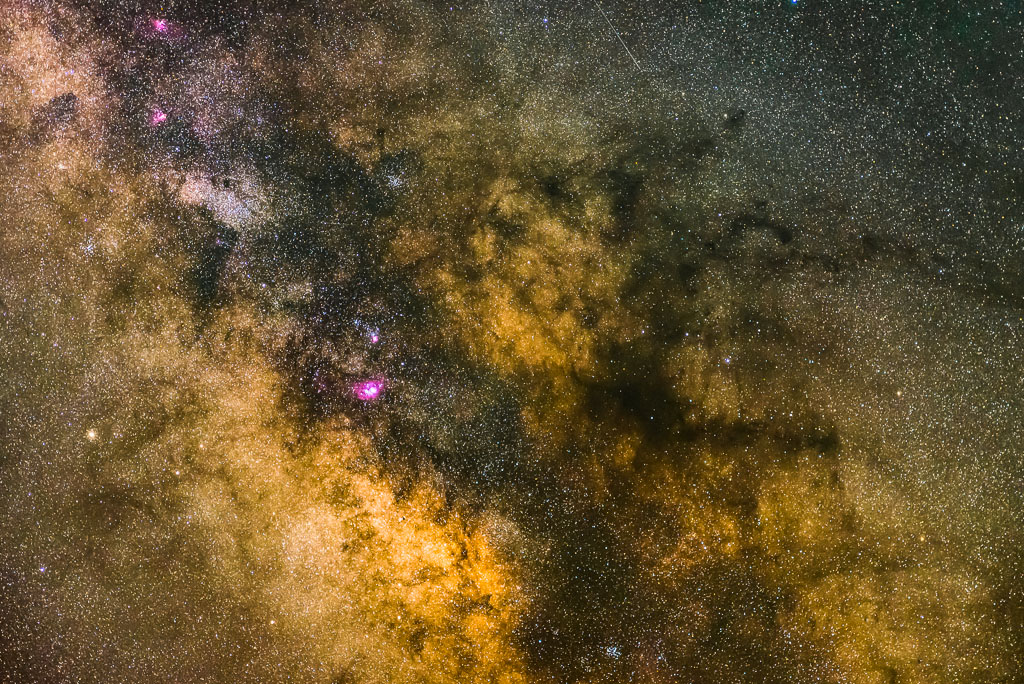
%> input picture ImageProcessingExamples/A-Basic_examples_and_image_compression/dark_horse_manel_soria.tiff, 1024 x 684 px
$ octave EXAMPLE_1_image_manipulation_examples.m   (GNU Octave 9; MATLAB toolbox functions it lacks are replaced by stand-ins)
%> lines starting %> are read from the running program, lines starting %| are printed output that depends on the picture
% EXAMPLE 1 Basic image manipulation with Matlab
% Manel Soria ESEIAAT - 2021

clear
close

img=imread('dark_horse_manel_soria.tiff'); % reads image (most formats)
%> img is the input picture: size 684x1024x3 uint8; mean R, G, B 101.2, 82.1, 47.2
imshow(img); % displays image
figure
imshow(img(:,:,1)); % displays image, only red channel
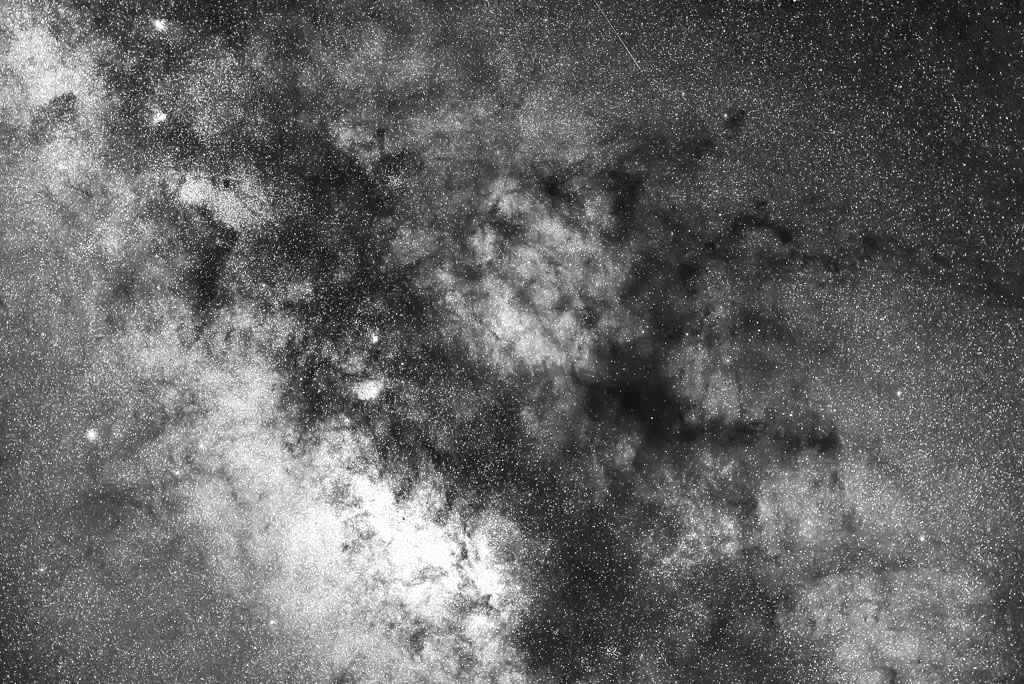
%> displayed picture: size 684x1024, on the screen's scale of 0 to 255; min 0, max 255, mean 101.2
title('Only red');
set(findall(gcf,'-property','FontSize'),'FontSize',18)

class(img) % data type
%> ans = 'uint8'

% Matlab can manipulate images based on different data types
% The most usual are:
% uint8: 8 bits (0 to 255)
% uint16: 16 bits (0 to 65535)
% single, double: floating point images (0 to 1)

size(img) % size (TY,TX, number of channels)
%> ans = [684 1024 3]

small=imresize(img,0.5); % half size image

figure
imshow(small);
title('Original');
set(findall(gcf,'-property','FontSize'),'FontSize',18)

r=small(:,:,1); % extract red channel
g=small(:,:,2); % green
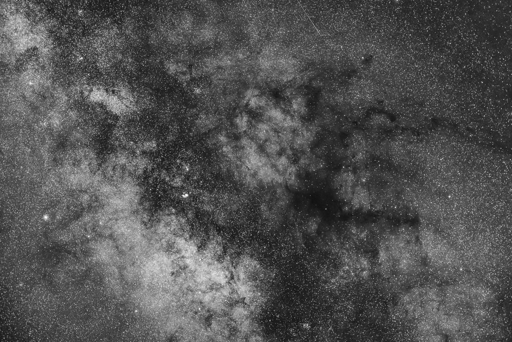
%> g: size 342x512 uint8; min 17, max 252, mean 82.1
b=small(:,:,3); % blue
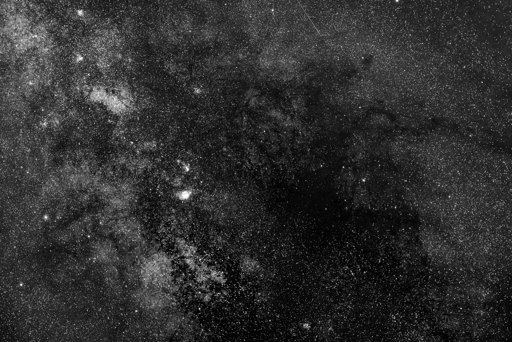
%> b: size 342x512 uint8; min 0, max 255, mean 47.2

r=r*2; % duplicate signal of one channel / image
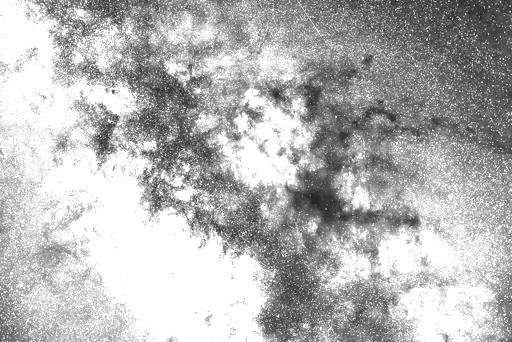
%> r: size 342x512 uint8; min 28, max 255, mean 182.1

img2=cat(3,r,g,b); % concatenate three channels to form
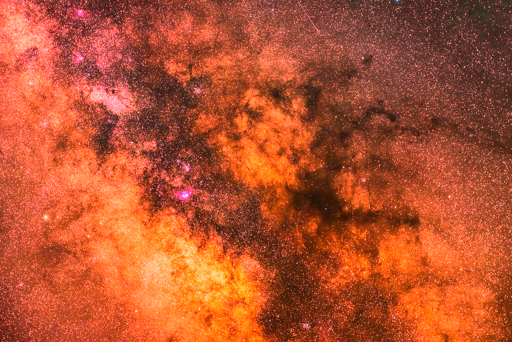
%> img2: size 342x512x3 uint8; mean R, G, B 182.1, 82.1, 47.2

figure
imshow(img2);
title('Double red');
set(findall(gcf,'-property','FontSize'),'FontSize',18)
